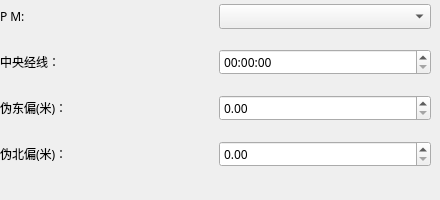
              <widget class="QWidget" name="PZWW_Page">
               <widget class="QWidget" name="layoutWidget_19">
                <property name="geometry">
                 <rect>
                  <x>0</x>
                  <y>-10</y>
                  <width>431</width>
                  <height>191</height>
                 </rect>
                </property>
                <layout class="QVBoxLayout" name="verticalLayout_16" stretch="1,1,1,1">
                 <item>
                  <layout class="QHBoxLayout" name="horizontalLayout_70" stretch="1,1">
                   <item>
                    <widget class="QLabel" name="PZWW_PMLabel">
                     <property name="font">
                      <font>
                       <family>Source Han Sans SC Medium</family>
                       <pointsize>9</pointsize>
                       <weight>7</weight>
                       <italic>false</italic>
                       <bold>false</bold>
                      </font>
                     </property>
                     <property name="text">
                      <string>P M:</string>
                     </property>
                    </widget>
                   </item>
                   <item>
                    <widget class="QComboBox" name="PZWW_PMBox">
                     <property name="font">
                      <font>
                       <family>Source Han Sans SC Medium</family>
                       <pointsize>9</pointsize>
                       <weight>7</weight>
                       <italic>false</italic>
                       <bold>false</bold>
                      </font>
                     </property>
                    </widget>
                   </item>
                  </layout>
                 </item>
                 <item>
                  <layout class="QHBoxLayout" name="horizontalLayout_72" stretch="1,1">
                   <item>
                    <widget class="QLabel" name="label_66">
                     <property name="font">
                      <font>
                       <family>Source Han Sans SC Medium</family>
                       <pointsize>9</pointsize>
                       <weight>7</weight>
                       <italic>false</italic>
                       <bold>false</bold>
                      </font>
                     </property>
                     <property name="text">
                      <string>中央经线：</string>
                     </property>
                    </widget>
                   </item>
                   <item>
                    <widget class="QTimeEdit" name="timeEdit_16">
                     <property name="font">
                      <font>
                       <family>Source Han Sans SC Medium</family>
                       <pointsize>9</pointsize>
                       <weight>7</weight>
                       <italic>false</italic>
                       <bold>false</bold>
                      </font>
                     </property>
                     <property name="inputMethodHints">
                      <set>Qt::ImhNone</set>
                     </property>
                     <property name="displayFormat">
                      <string>HH:mm:ss</string>
                     </property>
                    </widget>
                   </item>
                  </layout>
                 </item>
                 <item>
                  <layout class="QHBoxLayout" name="horizontalLayout_73" stretch="1,1">
                   <item>
                    <widget class="QLabel" name="label_67">
                     <property name="font">
                      <font>
                       <family>Source Han Sans SC Medium</family>
                       <pointsize>9</pointsize>
                       <weight>7</weight>
                       <italic>false</italic>
                       <bold>false</bold>
                      </font>
                     </property>
                     <property name="text">
                      <string>伪东偏(米)：</string>
                     </property>
                    </widget>
                   </item>
                   <item>
                    <widget class="QDoubleSpinBox" name="doubleSpinBox_15">
                     <property name="font">
                      <font>
                       <family>Source Han Sans SC Medium</family>
                       <pointsize>9</pointsize>
                       <weight>7</weight>
                       <italic>false</italic>
                       <bold>false</bold>
                      </font>
                     </property>
                    </widget>
                   </item>
                  </layout>
                 </item>
                 <item>
                  <layout class="QHBoxLayout" name="horizontalLayout_74" stretch="1,1">
                   <item>
                    <widget class="QLabel" name="label_68">
                     <property name="font">
                      <font>
                       <family>Source Han Sans SC Medium</family>
                       <pointsize>9</pointsize>
                       <weight>7</weight>
                       <italic>false</italic>
                       <bold>false</bold>
                      </font>
                     </property>
                     <property name="text">
                      <string>伪北偏(米)：</string>
                     </property>
                    </widget>
                   </item>
                   <item>
                    <widget class="QDoubleSpinBox" name="doubleSpinBox_16">
                     <property name="font">
                      <font>
                       <family>Source Han Sans SC Medium</family>
                       <pointsize>9</pointsize>
                       <weight>7</weight>
                       <italic>false</italic>
                       <bold>false</bold>
                      </font>
                     </property>
                    </widget>
                   </item>
                  </layout>
                 </item>
                </layout>
               </widget>
              </widget>
